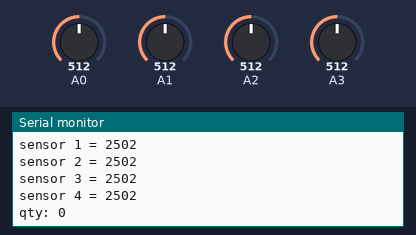
The sketch below on a simulated Arduino Uno, built with avr-gcc and run on an emulated ATmega328P. On the bench: the last lines printed to the serial monitor. Inputs (shaded band) come from the test bench; at power-on: A0 = 512, A1 = 512, A2 = 512, A3 = 512.

Above: at 1.2 s.
1.3 s: A0 set to 716
2.8 s: A1 set to 716
4.3 s: A2 set to 716
At 4.97 s:
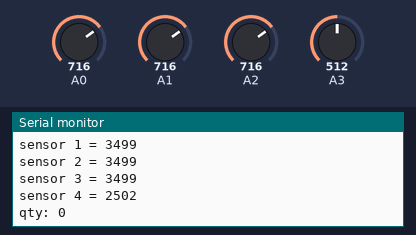
5.8 s: A3 set to 716
At 6.51 s:
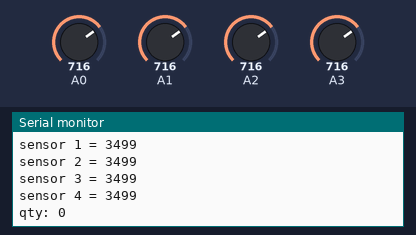
7.3 s: A0 set to 992
At 8.05 s:
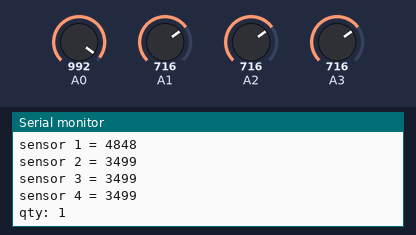
8.8 s: A1 set to 992
At 9.59 s:
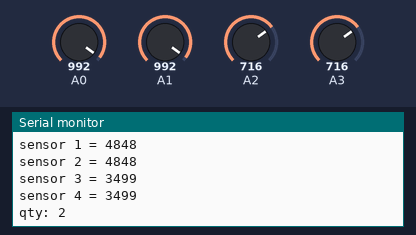
Timing chart, 0 to 11.3 s (numbered marks = the images above; inputs shaded):
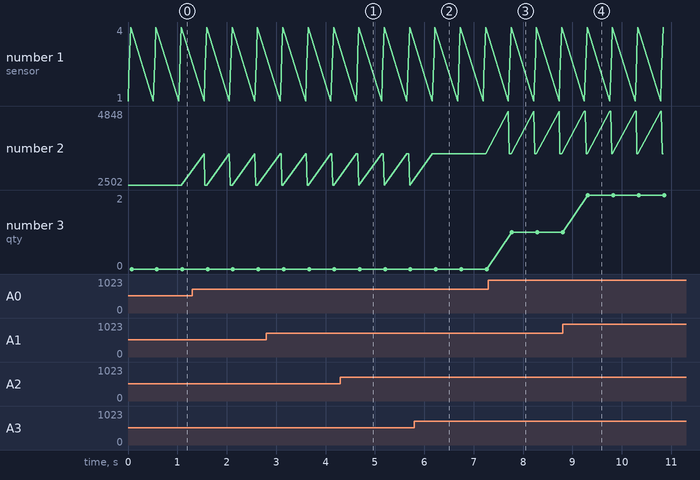

Measured:
- after the input at 4.3 s, the serial monitor: prints a new line after 0.36 s (image 1)
- after the input at 5.8 s, the serial monitor: prints a new line after 0.42 s (image 2)
- after the input at 7.3 s, the serial monitor: prints a new line after 0.40 s (image 3)
- after the input at 8.8 s, the serial monitor: prints a new line after 0.46 s (image 4)

The sketch:

FSRSensorArray.ino
```cpp
#include<FSRMonitor.h>

const int numSensors = 4; // number of sensor to monitor
const int fsrThreshold = 4500; // the object is present if the reading is greather than 4500mV

FSRMonitor *sensorsArray[numSensors];

void displayValues() {
  for(int i = 0; i < numSensors; i++){
    Serial.print("sensor ");
    Serial.print(i+1);
    Serial.print(" = ");
    Serial.println(sensorsArray[i]->readPinValue());
  }
}

int getQty() {
  int items = 0;
  for(int i = 0; i < numSensors; i++) {
    if(sensorsArray[i]->readPinValue() > fsrThreshold) items++;
  }
  return items;
}

void sensorsSetup(){
  for(int i = 0; i < numSensors; i++){
    sensorsArray[i] = new FSRMonitor(14 + i);
  }
}

void setup() {
  Serial.begin(9600);
  sensorsSetup();
}

void loop() {
  displayValues();
  Serial.print("qty: " );
  Serial.println(getQty());
  Serial.println();
  delay(500);
}
```
